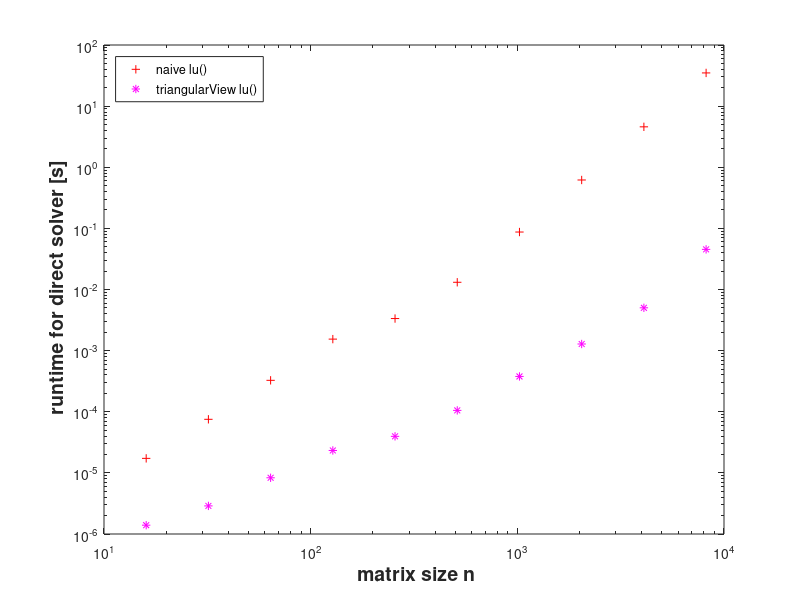

This figure's MATLAB source:
delimiterIn = ' ';
headerlinesIn = 0;
times = importdata('linsolvetest.dat', delimiterIn, headerlinesIn);

figure('name','linsolvetest_cpp');
loglog(times(:,1),times(:,2),'r+',times(:,1),times(:,3),'m*');
xlabel('{\bf matrix size n}','fontsize',14); 
ylabel('{\bf runtime for direct solver [s]}','fontsize',14);
legend('naive lu()','triangularView lu()','location','northwest');

print -depsc2 './linsolvetest_cpp.eps';
